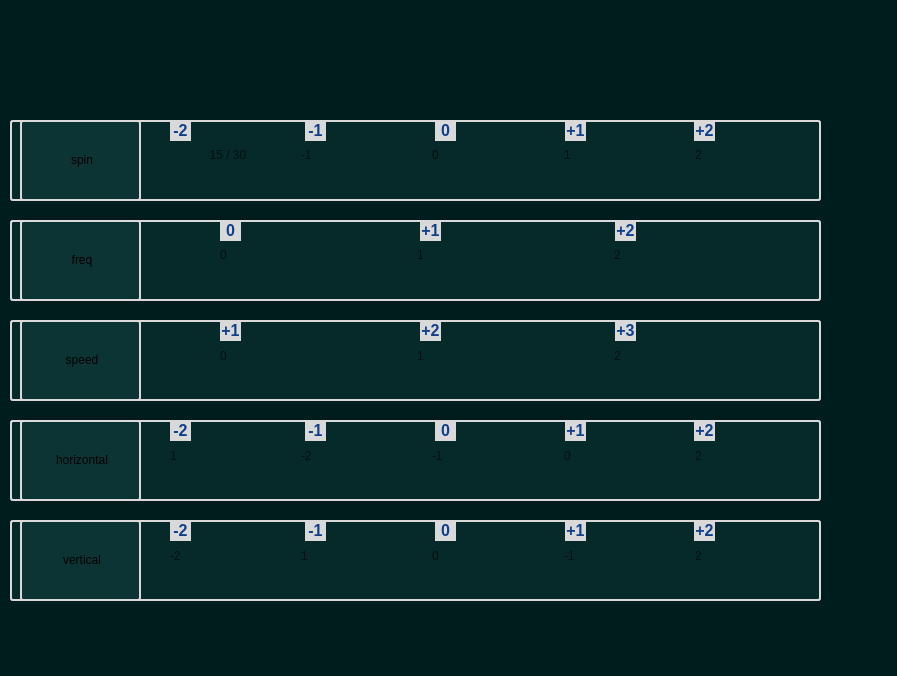
<?xml version="1.0" encoding="UTF-8"?>
<ui version="4.0">
 <class>infoDisplay</class>
 <widget class="QDialog" name="infoDisplay">
  <property name="geometry">
   <rect>
    <x>0</x>
    <y>0</y>
    <width>897</width>
    <height>676</height>
   </rect>
  </property>
  <property name="windowTitle">
   <string>Dialog</string>
  </property>
  <property name="styleSheet">
   <string notr="true">background-color: rgb(0, 29, 30);</string>
  </property>
  <widget class="QLabel" name="logo">
   <property name="geometry">
    <rect>
     <x>780</x>
     <y>0</y>
     <width>121</width>
     <height>101</height>
    </rect>
   </property>
   <property name="styleSheet">
    <string notr="true">image: url(:/logo/resources/secilen.png);</string>
   </property>
   <property name="text">
    <string/>
   </property>
  </widget>
  <widget class="QWidget" name="verticalLayoutWidget">
   <property name="geometry">
    <rect>
     <x>160</x>
     <y>100</y>
     <width>661</width>
     <height>511</height>
    </rect>
   </property>
   <layout class="QVBoxLayout" name="info">
    <property name="spacing">
     <number>10</number>
    </property>
    <property name="leftMargin">
     <number>10</number>
    </property>
    <property name="topMargin">
     <number>10</number>
    </property>
    <property name="rightMargin">
     <number>10</number>
    </property>
    <property name="bottomMargin">
     <number>10</number>
    </property>
    <item>
     <layout class="QHBoxLayout" name="spin">
      <property name="spacing">
       <number>15</number>
      </property>
      <item>
       <widget class="QLabel" name="spin0">
        <property name="styleSheet">
         <string notr="true">QLabel {
    font-size: 14pt;
    font-weight: bold;
    color: rgb(217, 217, 217);
	background-color: rgb(15, 63, 139);
	margin-top : 10px;

};
</string>
        </property>
        <property name="text">
         <string>&lt;html&gt;&lt;head/&gt;&lt;body&gt;&lt;p align=&quot;center&quot;&gt;15 / 30&lt;/p&gt;&lt;/body&gt;&lt;/html&gt;</string>
        </property>
       </widget>
      </item>
      <item>
       <widget class="QLabel" name="spin1">
        <property name="styleSheet">
         <string notr="true">QLabel {
    font-size: 14pt;
    font-weight: bold;
    color: rgb(217, 217, 217);
	background-color: rgb(15, 63, 139);
	margin-top : 10px;

};
</string>
        </property>
        <property name="text">
         <string>-1</string>
        </property>
       </widget>
      </item>
      <item>
       <widget class="QLabel" name="spin2">
        <property name="styleSheet">
         <string notr="true">QLabel {
    font-size: 14pt;
    font-weight: bold;
    color: rgb(217, 217, 217);
	background-color: rgb(15, 63, 139);
	margin-top : 10px;

};
</string>
        </property>
        <property name="text">
         <string>0</string>
        </property>
       </widget>
      </item>
      <item>
       <widget class="QLabel" name="spin3">
        <property name="styleSheet">
         <string notr="true">QLabel {
    font-size: 14pt;
    font-weight: bold;
    color: rgb(217, 217, 217);
	background-color: rgb(15, 63, 139);
	margin-top : 10px;

};
</string>
        </property>
        <property name="text">
         <string>1</string>
        </property>
       </widget>
      </item>
      <item>
       <widget class="QLabel" name="spin4">
        <property name="styleSheet">
         <string notr="true">QLabel {
    font-size: 14pt;
    font-weight: bold;
    color: rgb(217, 217, 217);
	background-color: rgb(15, 63, 139);
	margin-top : 10px;

};
</string>
        </property>
        <property name="text">
         <string>2</string>
        </property>
       </widget>
      </item>
     </layout>
    </item>
    <item>
     <layout class="QHBoxLayout" name="frequency">
      <property name="spacing">
       <number>50</number>
      </property>
      <property name="leftMargin">
       <number>50</number>
      </property>
      <property name="rightMargin">
       <number>50</number>
      </property>
      <item>
       <widget class="QLabel" name="freq0">
        <property name="styleSheet">
         <string notr="true">QLabel {
    font-size: 14pt;
    font-weight: bold;
    color: rgb(217, 217, 217);
	background-color: rgb(35, 102, 105);
	margin-top : 10px;

};</string>
        </property>
        <property name="text">
         <string>0</string>
        </property>
       </widget>
      </item>
      <item>
       <widget class="QLabel" name="freq1">
        <property name="styleSheet">
         <string notr="true">QLabel {
    font-size: 14pt;
    font-weight: bold;
    color: rgb(217, 217, 217);
	background-color: rgb(35, 102, 105);
	margin-top : 10px;

};</string>
        </property>
        <property name="text">
         <string>1</string>
        </property>
       </widget>
      </item>
      <item>
       <widget class="QLabel" name="freq2">
        <property name="styleSheet">
         <string notr="true">QLabel {
    font-size: 14pt;
    font-weight: bold;
    color: rgb(217, 217, 217);
	background-color: rgb(35, 102, 105);
	margin-top : 10px;

};</string>
        </property>
        <property name="text">
         <string>2</string>
        </property>
       </widget>
      </item>
     </layout>
    </item>
    <item>
     <layout class="QHBoxLayout" name="speed">
      <property name="spacing">
       <number>50</number>
      </property>
      <property name="leftMargin">
       <number>50</number>
      </property>
      <property name="rightMargin">
       <number>50</number>
      </property>
      <item>
       <widget class="QLabel" name="speed0">
        <property name="styleSheet">
         <string notr="true">QLabel {
    font-size: 14pt;
    font-weight: bold;
    color: rgb(217, 217, 217);
	background-color: rgb(85, 103, 104);
	margin-top : 10px;

};</string>
        </property>
        <property name="text">
         <string>0</string>
        </property>
       </widget>
      </item>
      <item>
       <widget class="QLabel" name="speed1">
        <property name="styleSheet">
         <string notr="true">QLabel {
    font-size: 14pt;
    font-weight: bold;
    color: rgb(217, 217, 217);
	background-color: rgb(85, 103, 104);
	margin-top : 10px;

};</string>
        </property>
        <property name="text">
         <string>1</string>
        </property>
       </widget>
      </item>
      <item>
       <widget class="QLabel" name="speed2">
        <property name="styleSheet">
         <string notr="true">QLabel {
    font-size: 14pt;
    font-weight: bold;
    color: rgb(217, 217, 217);
	background-color: rgb(85, 103, 104);
	margin-top : 10px;

};</string>
        </property>
        <property name="text">
         <string>2</string>
        </property>
       </widget>
      </item>
     </layout>
    </item>
    <item>
     <layout class="QHBoxLayout" name="horizontal">
      <property name="spacing">
       <number>15</number>
      </property>
      <item>
       <widget class="QLabel" name="horizontal0">
        <property name="styleSheet">
         <string notr="true">QLabel {
    font-size: 14pt;
    font-weight: bold;
    color: rgb(217, 217, 217);
	background-color: rgb(44, 124, 132)  ;
	margin-top : 10px;

};
</string>
        </property>
        <property name="text">
         <string>1</string>
        </property>
       </widget>
      </item>
      <item>
       <widget class="QLabel" name="horizontal1">
        <property name="styleSheet">
         <string notr="true">QLabel {
    font-size: 14pt;
    font-weight: bold;
    color: rgb(217, 217, 217);
	background-color: rgb(44, 124, 132)  ;
	margin-top : 10px;

};
</string>
        </property>
        <property name="text">
         <string>-2</string>
        </property>
       </widget>
      </item>
      <item>
       <widget class="QLabel" name="horizontal2">
        <property name="styleSheet">
         <string notr="true">QLabel {
    font-size: 14pt;
    font-weight: bold;
    color: rgb(217, 217, 217);
	background-color: rgb(44, 124, 132)  ;
	margin-top : 10px;

};
</string>
        </property>
        <property name="text">
         <string>-1</string>
        </property>
       </widget>
      </item>
      <item>
       <widget class="QLabel" name="horizontal3">
        <property name="styleSheet">
         <string notr="true">QLabel {
    font-size: 14pt;
    font-weight: bold;
    color: rgb(217, 217, 217);
	background-color: rgb(44, 124, 132)  ;
	margin-top : 10px;

};
</string>
        </property>
        <property name="text">
         <string>0</string>
        </property>
       </widget>
      </item>
      <item>
       <widget class="QLabel" name="horizontal4">
        <property name="styleSheet">
         <string notr="true">QLabel {
    font-size: 14pt;
    font-weight: bold;
    color: rgb(217, 217, 217);
	background-color: rgb(44, 124, 132)  ;
	margin-top : 10px;

};
</string>
        </property>
        <property name="text">
         <string>2</string>
        </property>
       </widget>
      </item>
     </layout>
    </item>
    <item>
     <layout class="QHBoxLayout" name="vertical">
      <property name="spacing">
       <number>15</number>
      </property>
      <item>
       <widget class="QLabel" name="vertical0">
        <property name="styleSheet">
         <string notr="true">QLabel {
    font-size: 14pt;
    font-weight: bold;
    color: rgb(217, 217, 217);
	background-color: rgb(23, 57, 57) ;
	margin-top : 10px;

};</string>
        </property>
        <property name="text">
         <string>-2</string>
        </property>
       </widget>
      </item>
      <item>
       <widget class="QLabel" name="vertical1">
        <property name="styleSheet">
         <string notr="true">QLabel {
    font-size: 14pt;
    font-weight: bold;
    color: rgb(217, 217, 217);
	background-color: rgb(23, 57, 57) ;
	margin-top : 10px;

};</string>
        </property>
        <property name="text">
         <string>1</string>
        </property>
       </widget>
      </item>
      <item>
       <widget class="QLabel" name="vertical2">
        <property name="styleSheet">
         <string notr="true">QLabel {
    font-size: 14pt;
    font-weight: bold;
    color: rgb(217, 217, 217);
	background-color: rgb(23, 57, 57) ;
	margin-top : 10px;

};</string>
        </property>
        <property name="text">
         <string>0</string>
        </property>
       </widget>
      </item>
      <item>
       <widget class="QLabel" name="vertical3">
        <property name="styleSheet">
         <string notr="true">QLabel {
    font-size: 14pt;
    font-weight: bold;
    color: rgb(217, 217, 217);
	background-color: rgb(23, 57, 57) ;
	margin-top : 10px;

};</string>
        </property>
        <property name="text">
         <string>-1</string>
        </property>
       </widget>
      </item>
      <item>
       <widget class="QLabel" name="vertical4">
        <property name="styleSheet">
         <string notr="true">QLabel {
    font-size: 14pt;
    font-weight: bold;
    color: rgb(217, 217, 217);
	background-color: rgb(23, 57, 57) ;
	margin-top : 10px;

};</string>
        </property>
        <property name="text">
         <string>2</string>
        </property>
       </widget>
      </item>
     </layout>
    </item>
   </layout>
  </widget>
  <widget class="QFrame" name="frame_2">
   <property name="geometry">
    <rect>
     <x>10</x>
     <y>120</y>
     <width>811</width>
     <height>81</height>
    </rect>
   </property>
   <property name="styleSheet">
    <string notr="true">/*
background-color: qlineargradient(spread:pad, x1:0, y1:0, x2:1, y2:0, stop:0.446927 rgba(90, 224, 224, 16));
border-color: rgb(217, 217, 217);
border-width:20px;
*/

QFrame {
								background-color:qlineargradient(spread:pad, x1:0, y1:0, x2:1, y2:0, stop:0.446927 rgba(90, 224, 224, 16));;
                                border-width: 2;
                                border-radius: 3;
                                border-style: solid;
                                border-color:rgb(217, 217, 217) ;}</string>
   </property>
   <property name="frameShape">
    <enum>QFrame::StyledPanel</enum>
   </property>
   <property name="frameShadow">
    <enum>QFrame::Raised</enum>
   </property>
   <widget class="QLabel" name="label_4">
    <property name="geometry">
     <rect>
      <x>10</x>
      <y>0</y>
      <width>121</width>
      <height>81</height>
     </rect>
    </property>
    <property name="styleSheet">
     <string notr="true">QLabel {
    font-size: 14pt;
    font-weight: bold;
    color: rgb(217, 217, 217);
	background-color: rgb(15, 63, 139);
	border-radius : 15px;
};</string>
    </property>
    <property name="text">
     <string>&lt;html&gt;&lt;head/&gt;&lt;body&gt;&lt;p align=&quot;center&quot;&gt;spin&lt;/p&gt;&lt;/body&gt;&lt;/html&gt;</string>
    </property>
   </widget>
  </widget>
  <widget class="QFrame" name="frame_3">
   <property name="geometry">
    <rect>
     <x>10</x>
     <y>220</y>
     <width>811</width>
     <height>81</height>
    </rect>
   </property>
   <property name="styleSheet">
    <string notr="true">QFrame {
								background-color:qlineargradient(spread:pad, x1:0, y1:0, x2:1, y2:0, stop:0.446927 rgba(90, 224, 224, 16));;
                                border-width: 2;
                                border-radius: 3;
                                border-style: solid;
                                border-color:rgb(217, 217, 217) ;}</string>
   </property>
   <property name="frameShape">
    <enum>QFrame::StyledPanel</enum>
   </property>
   <property name="frameShadow">
    <enum>QFrame::Raised</enum>
   </property>
   <widget class="QLabel" name="label_5">
    <property name="geometry">
     <rect>
      <x>10</x>
      <y>0</y>
      <width>121</width>
      <height>81</height>
     </rect>
    </property>
    <property name="styleSheet">
     <string notr="true">QLabel {
    font-size: 14pt;
    font-weight: bold;
    color: rgb(217, 217, 217);
	background-color: rgb(35, 102, 105);
	border-radius : 15px;
};</string>
    </property>
    <property name="text">
     <string>&lt;html&gt;&lt;head/&gt;&lt;body&gt;&lt;p align=&quot;center&quot;&gt;freq&lt;/p&gt;&lt;/body&gt;&lt;/html&gt;</string>
    </property>
   </widget>
  </widget>
  <widget class="QFrame" name="frame_4">
   <property name="geometry">
    <rect>
     <x>10</x>
     <y>320</y>
     <width>811</width>
     <height>81</height>
    </rect>
   </property>
   <property name="styleSheet">
    <string notr="true">QFrame {
								background-color:qlineargradient(spread:pad, x1:0, y1:0, x2:1, y2:0, stop:0.446927 rgba(90, 224, 224, 16));;
                                border-width: 2;
                                border-radius: 3;
                                border-style: solid;
                                border-color:rgb(217, 217, 217) ;}</string>
   </property>
   <property name="frameShape">
    <enum>QFrame::StyledPanel</enum>
   </property>
   <property name="frameShadow">
    <enum>QFrame::Raised</enum>
   </property>
   <widget class="QLabel" name="label_24">
    <property name="geometry">
     <rect>
      <x>10</x>
      <y>0</y>
      <width>121</width>
      <height>81</height>
     </rect>
    </property>
    <property name="styleSheet">
     <string notr="true">QLabel {
    font-size: 14pt;
    font-weight: bold;
    color: rgb(217, 217, 217);
	background-color: rgb(85, 103, 104);
	border-radius : 15px;
};</string>
    </property>
    <property name="text">
     <string>&lt;html&gt;&lt;head/&gt;&lt;body&gt;&lt;p align=&quot;center&quot;&gt;speed&lt;/p&gt;&lt;/body&gt;&lt;/html&gt;</string>
    </property>
   </widget>
  </widget>
  <widget class="QFrame" name="frame_5">
   <property name="geometry">
    <rect>
     <x>10</x>
     <y>420</y>
     <width>811</width>
     <height>81</height>
    </rect>
   </property>
   <property name="styleSheet">
    <string notr="true">QFrame {
								background-color:qlineargradient(spread:pad, x1:0, y1:0, x2:1, y2:0, stop:0.446927 rgba(90, 224, 224, 16));;
                                border-width: 2;
                                border-radius: 3;
                                border-style: solid;
                                border-color:rgb(217, 217, 217) ;}</string>
   </property>
   <property name="frameShape">
    <enum>QFrame::StyledPanel</enum>
   </property>
   <property name="frameShadow">
    <enum>QFrame::Raised</enum>
   </property>
   <widget class="QLabel" name="label_25">
    <property name="geometry">
     <rect>
      <x>10</x>
      <y>0</y>
      <width>121</width>
      <height>81</height>
     </rect>
    </property>
    <property name="styleSheet">
     <string notr="true">QLabel {
    font-size: 14pt;
    font-weight: bold;
    color: rgb(217, 217, 217);
	background-color: rgb(44, 124, 132)  ;
	border-radius : 15px;
};</string>
    </property>
    <property name="text">
     <string>&lt;html&gt;&lt;head/&gt;&lt;body&gt;&lt;p align=&quot;center&quot;&gt;horizontal&lt;/p&gt;&lt;/body&gt;&lt;/html&gt;</string>
    </property>
   </widget>
  </widget>
  <widget class="QFrame" name="frame_6">
   <property name="geometry">
    <rect>
     <x>10</x>
     <y>520</y>
     <width>811</width>
     <height>81</height>
    </rect>
   </property>
   <property name="styleSheet">
    <string notr="true">QFrame {
								background-color:qlineargradient(spread:pad, x1:0, y1:0, x2:1, y2:0, stop:0.446927 rgba(90, 224, 224, 16));;
                                border-width: 2;
                                border-radius: 3;
                                border-style: solid;
                                border-color:rgb(217, 217, 217) ;}</string>
   </property>
   <property name="frameShape">
    <enum>QFrame::StyledPanel</enum>
   </property>
   <property name="frameShadow">
    <enum>QFrame::Raised</enum>
   </property>
   <widget class="QLabel" name="label_26">
    <property name="geometry">
     <rect>
      <x>10</x>
      <y>0</y>
      <width>121</width>
      <height>81</height>
     </rect>
    </property>
    <property name="styleSheet">
     <string notr="true">QLabel {
    font-size: 14pt;
    font-weight: bold;
    color: rgb(217, 217, 217);
	background-color: rgb(23, 57, 57) ;
	border-radius : 15px;
};</string>
    </property>
    <property name="text">
     <string>&lt;html&gt;&lt;head/&gt;&lt;body&gt;&lt;p align=&quot;center&quot;&gt;vertical&lt;/p&gt;&lt;/body&gt;&lt;/html&gt;</string>
    </property>
   </widget>
  </widget>
  <widget class="QLabel" name="label">
   <property name="geometry">
    <rect>
     <x>435</x>
     <y>120</y>
     <width>21</width>
     <height>21</height>
    </rect>
   </property>
   <property name="styleSheet">
    <string notr="true">background-color: rgb(217, 217, 217);</string>
   </property>
   <property name="text">
    <string>&lt;html&gt;&lt;head/&gt;&lt;body&gt;&lt;p align=&quot;center&quot;&gt;&lt;span style=&quot; font-size:12pt; font-weight:700; color:#0f3f8b;&quot;&gt;0&lt;/span&gt;&lt;/p&gt;&lt;/body&gt;&lt;/html&gt;</string>
   </property>
  </widget>
  <widget class="QLabel" name="label_2">
   <property name="geometry">
    <rect>
     <x>435</x>
     <y>420</y>
     <width>21</width>
     <height>21</height>
    </rect>
   </property>
   <property name="styleSheet">
    <string notr="true">background-color: rgb(217, 217, 217);</string>
   </property>
   <property name="text">
    <string>&lt;html&gt;&lt;head/&gt;&lt;body&gt;&lt;p align=&quot;center&quot;&gt;&lt;span style=&quot; font-size:12pt; font-weight:700; color:#0f3f8b;&quot;&gt;0&lt;/span&gt;&lt;/p&gt;&lt;/body&gt;&lt;/html&gt;</string>
   </property>
  </widget>
  <widget class="QLabel" name="label_3">
   <property name="geometry">
    <rect>
     <x>435</x>
     <y>520</y>
     <width>21</width>
     <height>21</height>
    </rect>
   </property>
   <property name="styleSheet">
    <string notr="true">background-color: rgb(217, 217, 217);</string>
   </property>
   <property name="text">
    <string>&lt;html&gt;&lt;head/&gt;&lt;body&gt;&lt;p align=&quot;center&quot;&gt;&lt;span style=&quot; font-size:12pt; font-weight:700; color:#0f3f8b;&quot;&gt;0&lt;/span&gt;&lt;/p&gt;&lt;/body&gt;&lt;/html&gt;</string>
   </property>
  </widget>
  <widget class="QLabel" name="label_6">
   <property name="geometry">
    <rect>
     <x>305</x>
     <y>120</y>
     <width>21</width>
     <height>21</height>
    </rect>
   </property>
   <property name="styleSheet">
    <string notr="true">background-color: rgb(217, 217, 217);</string>
   </property>
   <property name="text">
    <string>&lt;html&gt;&lt;head/&gt;&lt;body&gt;&lt;p align=&quot;center&quot;&gt;&lt;span style=&quot; font-size:12pt; font-weight:700; color:#0f3f8b;&quot;&gt;-1&lt;/span&gt;&lt;/p&gt;&lt;/body&gt;&lt;/html&gt;</string>
   </property>
  </widget>
  <widget class="QLabel" name="label_7">
   <property name="geometry">
    <rect>
     <x>305</x>
     <y>420</y>
     <width>21</width>
     <height>21</height>
    </rect>
   </property>
   <property name="styleSheet">
    <string notr="true">background-color: rgb(217, 217, 217);</string>
   </property>
   <property name="text">
    <string>&lt;html&gt;&lt;head/&gt;&lt;body&gt;&lt;p align=&quot;center&quot;&gt;&lt;span style=&quot; font-size:12pt; font-weight:700; color:#0f3f8b;&quot;&gt;-1&lt;/span&gt;&lt;/p&gt;&lt;/body&gt;&lt;/html&gt;</string>
   </property>
  </widget>
  <widget class="QLabel" name="label_8">
   <property name="geometry">
    <rect>
     <x>305</x>
     <y>520</y>
     <width>21</width>
     <height>21</height>
    </rect>
   </property>
   <property name="styleSheet">
    <string notr="true">background-color: rgb(217, 217, 217);</string>
   </property>
   <property name="text">
    <string>&lt;html&gt;&lt;head/&gt;&lt;body&gt;&lt;p align=&quot;center&quot;&gt;&lt;span style=&quot; font-size:12pt; font-weight:700; color:#0f3f8b;&quot;&gt;-1&lt;/span&gt;&lt;/p&gt;&lt;/body&gt;&lt;/html&gt;</string>
   </property>
  </widget>
  <widget class="QLabel" name="label_9">
   <property name="geometry">
    <rect>
     <x>170</x>
     <y>120</y>
     <width>21</width>
     <height>21</height>
    </rect>
   </property>
   <property name="styleSheet">
    <string notr="true">background-color: rgb(217, 217, 217);</string>
   </property>
   <property name="text">
    <string>&lt;html&gt;&lt;head/&gt;&lt;body&gt;&lt;p align=&quot;center&quot;&gt;&lt;span style=&quot; font-size:12pt; font-weight:700; color:#0f3f8b;&quot;&gt;-2&lt;/span&gt;&lt;/p&gt;&lt;/body&gt;&lt;/html&gt;</string>
   </property>
  </widget>
  <widget class="QLabel" name="label_10">
   <property name="geometry">
    <rect>
     <x>170</x>
     <y>520</y>
     <width>21</width>
     <height>21</height>
    </rect>
   </property>
   <property name="styleSheet">
    <string notr="true">background-color: rgb(217, 217, 217);</string>
   </property>
   <property name="text">
    <string>&lt;html&gt;&lt;head/&gt;&lt;body&gt;&lt;p align=&quot;center&quot;&gt;&lt;span style=&quot; font-size:12pt; font-weight:700; color:#0f3f8b;&quot;&gt;-2&lt;/span&gt;&lt;/p&gt;&lt;/body&gt;&lt;/html&gt;</string>
   </property>
  </widget>
  <widget class="QLabel" name="label_11">
   <property name="geometry">
    <rect>
     <x>170</x>
     <y>420</y>
     <width>21</width>
     <height>21</height>
    </rect>
   </property>
   <property name="styleSheet">
    <string notr="true">background-color: rgb(217, 217, 217);</string>
   </property>
   <property name="text">
    <string>&lt;html&gt;&lt;head/&gt;&lt;body&gt;&lt;p align=&quot;center&quot;&gt;&lt;span style=&quot; font-size:12pt; font-weight:700; color:#0f3f8b;&quot;&gt;-2&lt;/span&gt;&lt;/p&gt;&lt;/body&gt;&lt;/html&gt;</string>
   </property>
  </widget>
  <widget class="QLabel" name="label_12">
   <property name="geometry">
    <rect>
     <x>565</x>
     <y>120</y>
     <width>21</width>
     <height>21</height>
    </rect>
   </property>
   <property name="styleSheet">
    <string notr="true">background-color: rgb(217, 217, 217);</string>
   </property>
   <property name="text">
    <string>&lt;html&gt;&lt;head/&gt;&lt;body&gt;&lt;p align=&quot;center&quot;&gt;&lt;span style=&quot; font-size:12pt; font-weight:700; color:#0f3f8b;&quot;&gt;+1&lt;/span&gt;&lt;/p&gt;&lt;/body&gt;&lt;/html&gt;</string>
   </property>
  </widget>
  <widget class="QLabel" name="label_13">
   <property name="geometry">
    <rect>
     <x>565</x>
     <y>420</y>
     <width>21</width>
     <height>21</height>
    </rect>
   </property>
   <property name="styleSheet">
    <string notr="true">background-color: rgb(217, 217, 217);</string>
   </property>
   <property name="text">
    <string>&lt;html&gt;&lt;head/&gt;&lt;body&gt;&lt;p align=&quot;center&quot;&gt;&lt;span style=&quot; font-size:12pt; font-weight:700; color:#0f3f8b;&quot;&gt;+1&lt;/span&gt;&lt;/p&gt;&lt;/body&gt;&lt;/html&gt;</string>
   </property>
  </widget>
  <widget class="QLabel" name="label_14">
   <property name="geometry">
    <rect>
     <x>565</x>
     <y>520</y>
     <width>21</width>
     <height>21</height>
    </rect>
   </property>
   <property name="styleSheet">
    <string notr="true">background-color: rgb(217, 217, 217);</string>
   </property>
   <property name="text">
    <string>&lt;html&gt;&lt;head/&gt;&lt;body&gt;&lt;p align=&quot;center&quot;&gt;&lt;span style=&quot; font-size:12pt; font-weight:700; color:#0f3f8b;&quot;&gt;+1&lt;/span&gt;&lt;/p&gt;&lt;/body&gt;&lt;/html&gt;</string>
   </property>
  </widget>
  <widget class="QLabel" name="label_15">
   <property name="geometry">
    <rect>
     <x>694</x>
     <y>120</y>
     <width>21</width>
     <height>21</height>
    </rect>
   </property>
   <property name="styleSheet">
    <string notr="true">background-color: rgb(217, 217, 217);</string>
   </property>
   <property name="text">
    <string>&lt;html&gt;&lt;head/&gt;&lt;body&gt;&lt;p align=&quot;center&quot;&gt;&lt;span style=&quot; font-size:12pt; font-weight:700; color:#0f3f8b;&quot;&gt;+2&lt;/span&gt;&lt;/p&gt;&lt;/body&gt;&lt;/html&gt;</string>
   </property>
  </widget>
  <widget class="QLabel" name="label_16">
   <property name="geometry">
    <rect>
     <x>694</x>
     <y>420</y>
     <width>21</width>
     <height>21</height>
    </rect>
   </property>
   <property name="styleSheet">
    <string notr="true">background-color: rgb(217, 217, 217);</string>
   </property>
   <property name="text">
    <string>&lt;html&gt;&lt;head/&gt;&lt;body&gt;&lt;p align=&quot;center&quot;&gt;&lt;span style=&quot; font-size:12pt; font-weight:700; color:#0f3f8b;&quot;&gt;+2&lt;/span&gt;&lt;/p&gt;&lt;/body&gt;&lt;/html&gt;</string>
   </property>
  </widget>
  <widget class="QLabel" name="label_17">
   <property name="geometry">
    <rect>
     <x>694</x>
     <y>520</y>
     <width>21</width>
     <height>21</height>
    </rect>
   </property>
   <property name="styleSheet">
    <string notr="true">background-color: rgb(217, 217, 217);</string>
   </property>
   <property name="text">
    <string>&lt;html&gt;&lt;head/&gt;&lt;body&gt;&lt;p align=&quot;center&quot;&gt;&lt;span style=&quot; font-size:12pt; font-weight:700; color:#0f3f8b;&quot;&gt;+2&lt;/span&gt;&lt;/p&gt;&lt;/body&gt;&lt;/html&gt;</string>
   </property>
  </widget>
  <widget class="QLabel" name="label_18">
   <property name="geometry">
    <rect>
     <x>220</x>
     <y>220</y>
     <width>21</width>
     <height>21</height>
    </rect>
   </property>
   <property name="styleSheet">
    <string notr="true">background-color: rgb(217, 217, 217);</string>
   </property>
   <property name="text">
    <string>&lt;html&gt;&lt;head/&gt;&lt;body&gt;&lt;p align=&quot;center&quot;&gt;&lt;span style=&quot; font-size:12pt; font-weight:700; color:#0f3f8b;&quot;&gt;0&lt;/span&gt;&lt;/p&gt;&lt;/body&gt;&lt;/html&gt;</string>
   </property>
  </widget>
  <widget class="QLabel" name="label_19">
   <property name="geometry">
    <rect>
     <x>220</x>
     <y>320</y>
     <width>21</width>
     <height>21</height>
    </rect>
   </property>
   <property name="styleSheet">
    <string notr="true">background-color: rgb(217, 217, 217);</string>
   </property>
   <property name="text">
    <string>&lt;html&gt;&lt;head/&gt;&lt;body&gt;&lt;p align=&quot;center&quot;&gt;&lt;span style=&quot; font-size:12pt; font-weight:700; color:#0f3f8b;&quot;&gt;+1&lt;/span&gt;&lt;/p&gt;&lt;/body&gt;&lt;/html&gt;</string>
   </property>
  </widget>
  <widget class="QLabel" name="label_20">
   <property name="geometry">
    <rect>
     <x>420</x>
     <y>220</y>
     <width>21</width>
     <height>21</height>
    </rect>
   </property>
   <property name="styleSheet">
    <string notr="true">background-color: rgb(217, 217, 217);</string>
   </property>
   <property name="text">
    <string>&lt;html&gt;&lt;head/&gt;&lt;body&gt;&lt;p align=&quot;center&quot;&gt;&lt;span style=&quot; font-size:12pt; font-weight:700; color:#0f3f8b;&quot;&gt;+1&lt;/span&gt;&lt;/p&gt;&lt;/body&gt;&lt;/html&gt;</string>
   </property>
  </widget>
  <widget class="QLabel" name="label_21">
   <property name="geometry">
    <rect>
     <x>420</x>
     <y>320</y>
     <width>21</width>
     <height>21</height>
    </rect>
   </property>
   <property name="styleSheet">
    <string notr="true">background-color: rgb(217, 217, 217);</string>
   </property>
   <property name="text">
    <string>&lt;html&gt;&lt;head/&gt;&lt;body&gt;&lt;p align=&quot;center&quot;&gt;&lt;span style=&quot; font-size:12pt; font-weight:700; color:#0f3f8b;&quot;&gt;+2&lt;/span&gt;&lt;/p&gt;&lt;/body&gt;&lt;/html&gt;</string>
   </property>
  </widget>
  <widget class="QLabel" name="label_22">
   <property name="geometry">
    <rect>
     <x>615</x>
     <y>220</y>
     <width>21</width>
     <height>21</height>
    </rect>
   </property>
   <property name="styleSheet">
    <string notr="true">background-color: rgb(217, 217, 217);</string>
   </property>
   <property name="text">
    <string>&lt;html&gt;&lt;head/&gt;&lt;body&gt;&lt;p align=&quot;center&quot;&gt;&lt;span style=&quot; font-size:12pt; font-weight:700; color:#0f3f8b;&quot;&gt;+2&lt;/span&gt;&lt;/p&gt;&lt;/body&gt;&lt;/html&gt;</string>
   </property>
  </widget>
  <widget class="QLabel" name="label_23">
   <property name="geometry">
    <rect>
     <x>615</x>
     <y>320</y>
     <width>21</width>
     <height>21</height>
    </rect>
   </property>
   <property name="styleSheet">
    <string notr="true">background-color: rgb(217, 217, 217);</string>
   </property>
   <property name="text">
    <string>&lt;html&gt;&lt;head/&gt;&lt;body&gt;&lt;p align=&quot;center&quot;&gt;&lt;span style=&quot; font-size:12pt; font-weight:700; color:#0f3f8b;&quot;&gt;+3&lt;/span&gt;&lt;/p&gt;&lt;/body&gt;&lt;/html&gt;</string>
   </property>
  </widget>
 </widget>
 <resources/>
 <connections/>
</ui>
